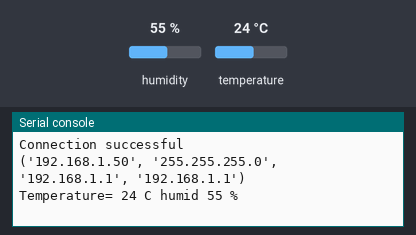
Simulated run of this program. Board: ESP32 board running MicroPython. On the bench: the last lines printed to the serial console. Inputs (shaded band) come from the test bench; at power-on: humidity 55 %, temperature 24 °C. WiFi joins after 1.5 s; no MQTT or app messages arrive unless stated.

Above: at 2.8 s.
2.9 s: humidity set to 22 %
At 8.0 s:
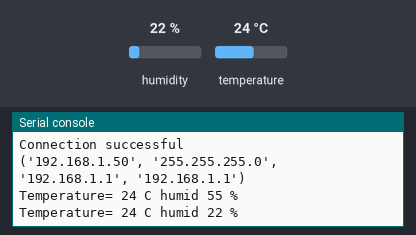
8.9 s: temperature set to 12 °C
At 12.7 s:
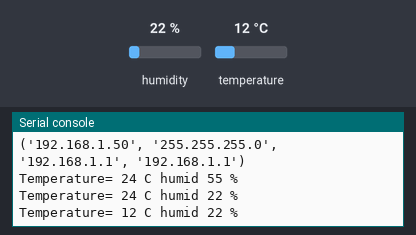
14.9 s: humidity set to 40 %
At 17.4 s:
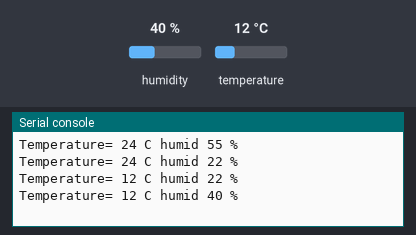
Timing chart, 0 to 18.9 s (numbered marks = the images above; inputs shaded):
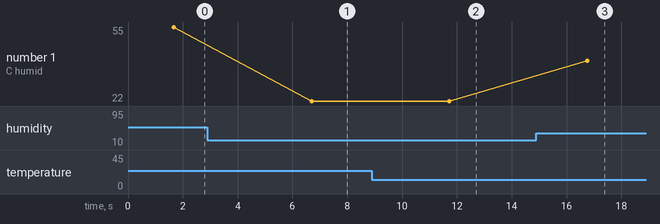

The program:

main.py
```python
from umqtt.simple import MQTTClient
from machine import Pin
from dht import DHT11
import network
import time
import json

d = DHT11(Pin(4, Pin.IN))
SERVER = "broker.mqtt-dashboard.com"
TOPIC = b"esp32/te/python"
client = MQTTClient("umqtt_client", SERVER)
client.connect()

while True:
  d.measure()
  t=d.temperature()
  h=d.humidity()
  payload = {"temp":t,"humid":h}
  print('Temperature=', t, 'C', 'humid', h, '%')

  client.publish(TOPIC,json.dumps(payload))
  time.sleep(5)
```

boot.py
```python
import network
import time

WiFi_SSID = "Rely"
WiFi_PASS = "12345678"

station = network.WLAN(network.STA_IF)

station.active(True)
station.connect(WiFi_SSID,WiFi_PASS)

while station.isconnected() == False:
  pass

print('Connection successful')
print(station.ifconfig())
```

Measured:
- after the input at 2.9 s, the serial console: prints a new line after 3.8 s (image 1)
- after the input at 8.9 s, the serial console: prints a new line after 2.8 s (image 2)
- after the input at 14.9 s, the serial console: prints a new line after 1.9 s (image 3)
- plotted number 1: 55 → 22 after the input at 2.9 s, 22 → 40 after the input at 14.9 s
